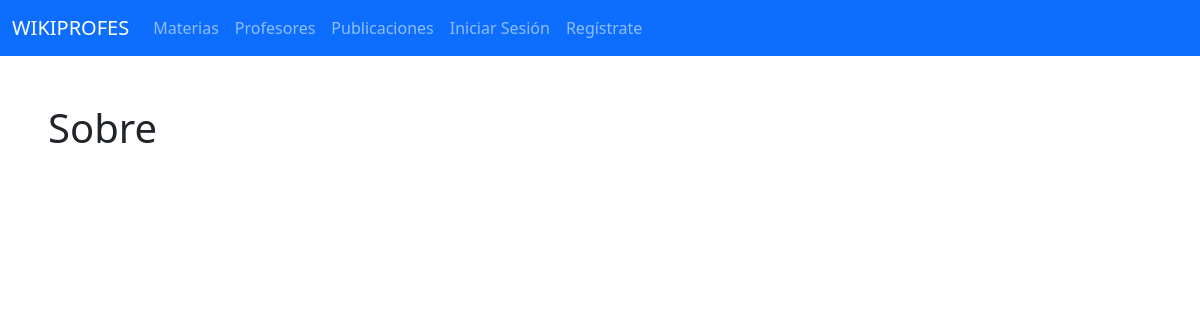
The page /profesor/2 on the database as committed earlier.
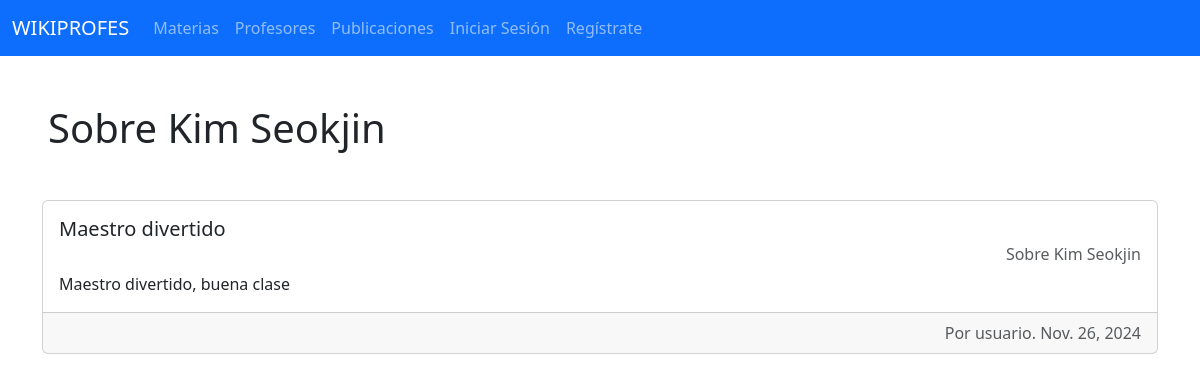
The same page on the database as committed later.
### publicacion/models.py (models this page shows, shortened)
class Publicacion(models.Model):
    materia = models.ForeignKey(Materia, on_delete=models.CASCADE)
    profesor = models.ForeignKey(Profesor, on_delete=models.CASCADE)
    usuario = models.ForeignKey(User, on_delete=models.CASCADE)
    titulo = models.CharField(max_length=80)
    fecha = models.DateField()
    comentario = models.TextField(max_length=200)
    dominio = models.IntegerField()
    puntualidad = models.IntegerField()
    asistencia = models.IntegerField()
    dificultad = models.IntegerField()
    seguimiento = models.IntegerField()

### profesor/models.py (models this page shows)
class Profesor(models.Model):
    nombre = models.CharField(max_length=80)
    usuarios = models.ManyToManyField(User, through='publicacion.Publicacion')
    def __str__(self):
        return f"{self.nombre}"

### publicacion/views.py (the view)
# urls.py: path("profesor/<int:profesor_id>",views.ProfesorView.as_view(), name="profesor"), #'/'
class ProfesorView(generic.ListView):
    template_name = "publicacion/profesor.html"
    def get_queryset(self):
        return Publicacion.objects.filter(profesor_id=self.kwargs["profesor_id"])

### templates/publicacion/profesor.html (shortened to what this page needs)
{% extends "base.html" %}
{% block content %}
    <h1 class="m-5">Sobre {{publicacion_list.0.profesor}}</h1>
    {% for publicacion in publicacion_list %}
    <section>
        <div class="container">
            <div class="card mb-3">
                <div class="card-body">
                  <h5 class="card-title">{{publicacion.titulo}}</h5>
                  <h6 class="card-subtitle mb-2 text-body-secondary text-end">Sobre {{publicacion.profesor}}</h6>
                  <p class="card-text">{{publicacion.comentario}}</p>
                </div>
                <div class="card-footer text-body-secondary text-end">
                    Por {{publicacion.usuario}}. {{publicacion.fecha}}
                </div>
            </div>
        </div>
    </section>
    {% endfor %}
{% endblock content %}

Rows that differ between the two databases and show on the page:
added Publicacion: profesor.nombre "Kim Seokjin", titulo "Maestro divertido", profesor "Kim Seokjin", comentario "Maestro divertido, buena clase", usuario "usuario", fecha "Nov. 26, 2024"
